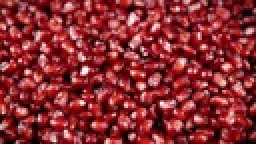
%> input picture pommo.jpg, 128 x 72 px, shrunk from 300 x 168 before the run (shown 2 times larger)
$ octave main.m   (GNU Octave 9; MATLAB toolbox functions it lacks are replaced by stand-ins)
%> lines starting %> are read from the running program, lines starting %| are printed output that depends on the picture
clc;
close all;

% declaring the image scale
my_num_of_colors = 256;
col_scale =  [0:1/(my_num_of_colors-1):1]';
my_color_scale = [col_scale,col_scale,col_scale];
% reading the input image and rescaling it to the mentioned scale
% texture_our_pic = imread('green_plum.jpg');
texture_our_pic = imread('pommo.jpg');
%> texture_our_pic is the input picture: size 72x128x3 uint8; mean R, G, B 140, 45.3, 50
input_img = double(texture_our_pic)/255.0;
% getting the dimensions of the input image
[h,w,num_chan] = size(input_img);
%> h = 72; w = 128; num_chan = 3
% setting the variables for image quilting
patch_size = 60;
overlap_size = patch_size/6;
net_patch_size = patch_size-overlap_size;
error_tolerance = 0.1;

hnew = 2*net_patch_size*floor(h/net_patch_size) + overlap_size;
%> hnew = 110
wnew = 2*net_patch_size*floor(w/net_patch_size) + overlap_size;
%> wnew = 210
final_img = zeros([hnew,wnew,num_chan]);

i_max = (hnew-overlap_size)/net_patch_size;
%> i_max = 2
j_max = (wnew-overlap_size)/net_patch_size;
%> j_max = 4

for i = 1: i_max
    for j = 1:j_max
        if i==1 && j==1
            final_img(1:patch_size,1:patch_size,:) = getRandomPatch(input_img,patch_size);
%       first vertical patch of the image
        elseif i==1
            start_ind = net_patch_size + (j-2)*net_patch_size;
            prev_patch = final_img(1:patch_size,start_ind - net_patch_size+1:start_ind - net_patch_size + patch_size,:);
            ref_patches = cell(1,3);
            ref_patches{1} = prev_patch;
%           finding the best patch from the random patches
            selected_patch = findBestPatch(ref_patches, input_img, error_tolerance, 'vertical',overlap_size, patch_size);
            final_patch = minCut(ref_patches, selected_patch, overlap_size, 'vertical', patch_size);
%           appending the mincut patch to the modified pic
            final_img(1:patch_size, start_ind+1:start_ind+patch_size,:) = final_patch;
%       first top patch of the image
        elseif j==1
            start_ind = net_patch_size + (i-2)*net_patch_size;
            prev_patch = final_img(start_ind - net_patch_size + 1:start_ind - net_patch_size + patch_size,1:patch_size,:);
            ref_patches = cell(1,3);
			ref_patches{2} = prev_patch;
%           finding the best patch from the random patches
            selected_patch = findBestPatch(ref_patches, input_img, error_tolerance, 'horizontal', overlap_size, patch_size);
			final_patch = minCut(ref_patches,selected_patch,overlap_size,'horizontal',patch_size);
%           appending the mincut patch to the modified pic
			final_img(start_ind+1:start_ind+patch_size,1:patch_size,:) = final_patch;
        else

            left_ind = net_patch_size + (j-2)*net_patch_size;
            top_ind = net_patch_size + (i-2)*net_patch_size;
            left_patch = final_img(top_ind + 1 : top_ind + patch_size,left_ind - net_patch_size + 1:left_ind - net_patch_size + patch_size,:);
			top_patch = final_img(top_ind - net_patch_size + 1:top_ind - net_patch_size + patch_size,left_ind + 1:left_ind + patch_size,:);
			corner_patch = final_img(top_ind - net_patch_size + 1:top_ind - net_patch_size + patch_size,left_ind - net_patch_size + 1:left_ind - net_patch_size + patch_size,:);

            ref_patches = cell(1,3);
			ref_patches{1} = left_patch;
			ref_patches{2} = top_patch;
			ref_patches{3} = corner_patch;
%           finding the best patch for the corner part of the image
			selected_patch = findBestPatch(ref_patches, input_img, error_tolerance, 'both', overlap_size, patch_size);
			final_patch = minCut(ref_patches,selected_patch,overlap_size,'both',patch_size);
%           appending the corner part with the final patch to the modified
%           image
			final_img(top_ind+1:top_ind+patch_size,left_ind+1:left_ind+patch_size,:) = final_patch;
        end
    end
end
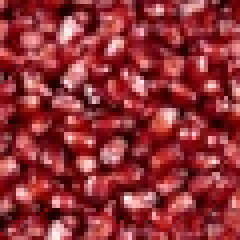
%> corner_patch: size 60x60x3 double (shown 4 times larger); mean R, G, B 0.573, 0.194, 0.214
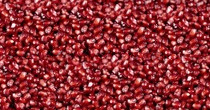
%> final_img: size 110x210x3 double; mean R, G, B 0.567, 0.186, 0.205
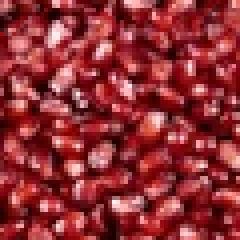
%> left_patch: size 60x60x3 double (shown 4 times larger); mean R, G, B 0.569, 0.188, 0.207
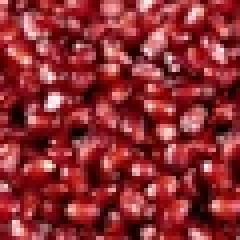
%> prev_patch: size 60x60x3 double (shown 4 times larger); mean R, G, B 0.561, 0.181, 0.2
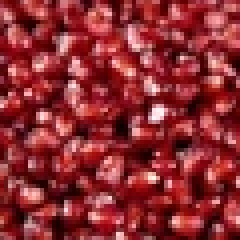
%> selected_patch: size 60x60x3 double (shown 4 times larger); mean R, G, B 0.56, 0.178, 0.195
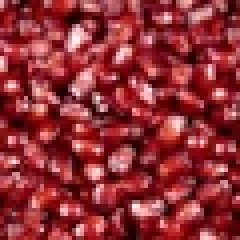
%> top_patch: size 60x60x3 double (shown 4 times larger); mean R, G, B 0.57, 0.19, 0.211
%> after the loop, left_ind = 150; ref_patches = 3 items; start_ind = 50; top_ind = 50
% imwrite(final_img,'output_image1.jpg');
imwrite(final_img,'output_image2.jpg');
imshow('output_image2.jpg');
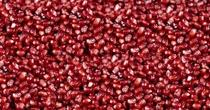
%> displayed picture: size 110x210x3, on the screen's scale of 0 to 255; mean R, G, B 144.1, 48.3, 52.9

$ run again, with green_plum.jpg copied over pommo.jpg
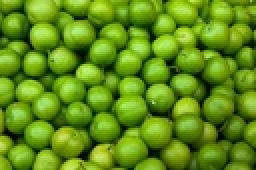
%> input picture green_plum.jpg, 128 x 85 px, shrunk from 275 x 183 before the run (shown 2 times larger)
%> texture_our_pic is the input picture: size 85x128x3 uint8; mean R, G, B 97.6, 142, 23.6
%> after the loop `for i = 1: i_max`:
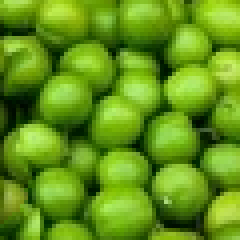
%> top_patch: size 60x60x3 double (shown 4 times larger); mean R, G, B 0.387, 0.578, 0.0977
%> after the loop `for i = 1: i_max`: left_ind = 150; ref_patches = 3 items; start_ind = 50
%> `imshow('output_image2.jpg');`:
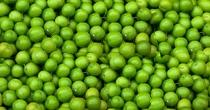
%> displayed picture: size 110x210x3, on the screen's scale of 0 to 255; mean R, G, B 98.2, 146.5, 28.3
